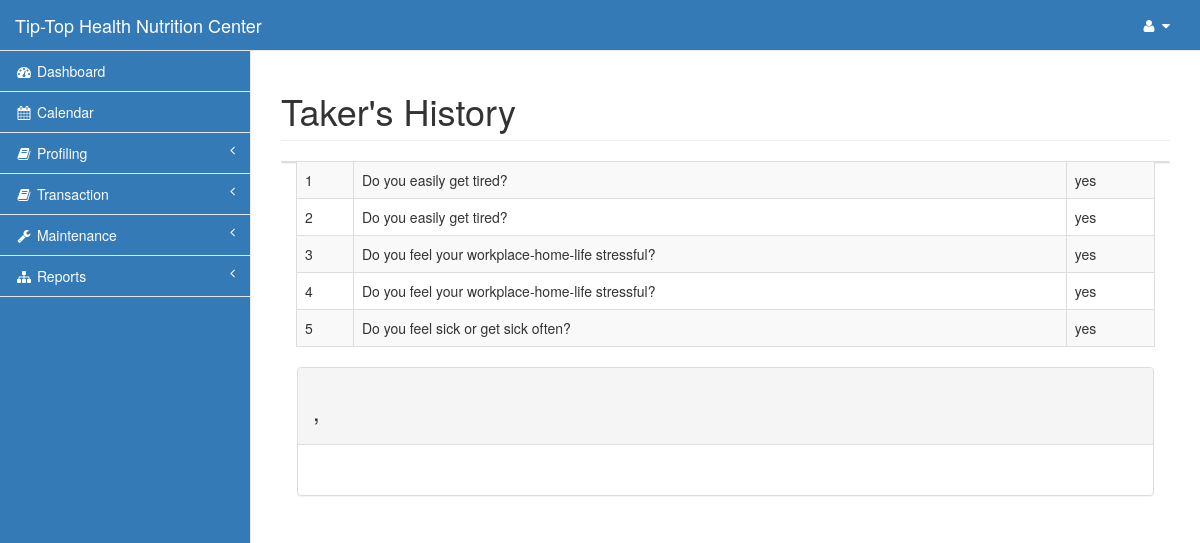
The page /pages/history.php (signed in) on the database its author committed.
### tables this page shows
CREATE TABLE `survey` (
  `survey_id` int(11) NOT NULL,
  `id` int(11) NOT NULL,
  `question_id` int(11) NOT NULL,
  `answer` varchar(30) NOT NULL
);

CREATE TABLE `question` (
  `question_id` int(11) NOT NULL,
  `question` varchar(100) NOT NULL
);

### pages/history.php (the view, shortened to what this page needs)
<?php include('session.php');?>
<!DOCTYPE html>
<html lang="en">
<head>
    <?php include('css.php');?>
</head>
<body>
    <div id="wrapper">
        <?php include('nav.php');?>
        <div id="page-wrapper">
            <div class="row">
                <div class="col-lg-12">
                    <h1 class="page-header">Taker's History</h1>
                </div>
            </div>
            <div class="row">
                <div class="col-lg-12">
                    <div class="col-lg-12">
                     <table width="70%" class="table table-striped table-bordered table-hover" id="">
                                <tbody>
                    <?php
        $query=mysqli_query($con,"select * from survey natural join question")or die(mysqli_error($con));
            $i=1;
          while ($row=mysqli_fetch_array($query)){
?>
                                    <tr class="odd gradeX">
                                        <td class="center"><?php echo $i;?></td>
                                        <td><?php echo $row['question'];?></td>
                                       <td><?php echo $row['answer'];?></td>
                                    </tr>
<?php $i++;}?>
                                </tbody>
                            </table>
                        </div>
                    <div class="panel panel-default">
                        <div class="col-lg-12">
                    <div class="panel panel-default">
                        <div class="panel-heading">
<?php
        $id=$_REQUEST['id'];
        $query1=mysqli_query($con,"select * from taker where id='$id'")or die(mysqli_error($con));
                $row1=mysqli_fetch_array($query1);
                    echo "<h3>".$row1['last'].", ".$row1['first']."</h3>";
?>
                        </div>
                        <div class="panel-body">
                        </div>
                    </div>
                </div>
                    </div>
                </div>
            </div>
        </div>
    </div>
</body>
</html>

### pages/css.php (style rules this page uses)
.navbar-default, body { background-color: #337ab7!important; }

### rows shown on the page
survey: question.question "Do you easily get tired?", answer "yes"
survey: question.question "Do you easily get tired?", answer "yes"
survey: question.question "Do you feel your workplace-home-life stressful?", answer "yes"
survey: question.question "Do you feel your workplace-home-life stressful?", answer "yes"
survey: question.question "Do you feel sick or get sick often?", answer "yes"
